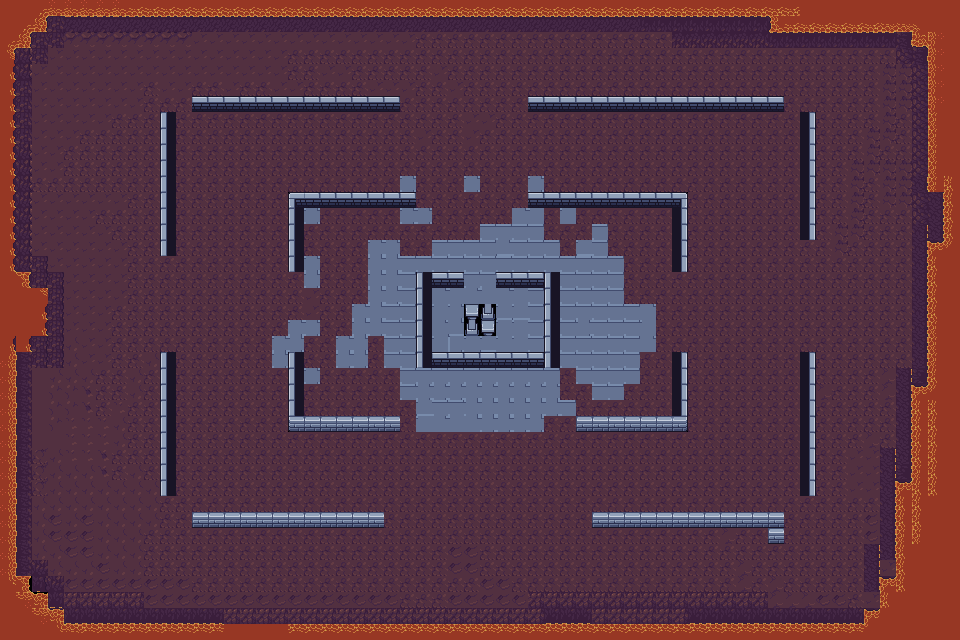

This game map was drawn from its Tiled (.tmx) file and the tilesets committed beside it. A one-line description and the trimmed map source follow:
An orthogonal 60x40 tile map with 16x16 px tiles, 1 tile layer (Tile Layer 1), 11 tilesets and 82 objects (36x wall, 9x guard_start, 9x guard_end, 7x item_coin, 7x item_beer, ...).

<map version="1.10" tiledversion="1.12.1" orientation="orthogonal" renderorder="right-down" width="60" height="40" tilewidth="16" tileheight="16" infinite="0" nextlayerid="7" nextobjectid="1034">
 <tileset firstgid="1" name="Set 1.0" tilewidth="16" tileheight="16" tilecount="48" columns="12">
  <image source="tilesetAD/map1/Dungeon Gathering Free Version/Set 1.0.png" width="192" height="64" />
 </tileset>
 <tileset firstgid="49" name="Set 1.2" tilewidth="16" tileheight="16" tilecount="96" columns="16">
  <image source="tilesetAD/map1/Dungeon Gathering Free Version/Set 1.2.png" width="256" height="96" />
 </tileset>
 <tileset firstgid="145" name="Structure" tilewidth="16" tileheight="16" tilecount="2" columns="1">
  <image source="tilesetAD/map1/Dungeon Gathering Free Version/Structure.png" width="16" height="32" />
 </tileset>
 <tileset firstgid="147" name="lava1" tilewidth="16" tileheight="16" tilecount="28" columns="7">
  <image source="tilesetAD/Top Down Lava Tileset 16x16 Free/Top Down Lava Tileset 16x16 Free/FREE TILESET FILES/Environment ( With Animations )/Burning Lava/burninglava1.png" width="112" height="64" />
 </tileset>
 <tileset firstgid="175" name="lavaonland1" tilewidth="16" tileheight="16" tilecount="70" columns="7">
  <image source="tilesetAD/Top Down Lava Tileset 16x16 Free/Top Down Lava Tileset 16x16 Free/FREE TILESET FILES/Environment ( With Animations )/Land on Lava Tile/lavaonland1.png" width="112" height="160" />
 </tileset>
 <tileset firstgid="245" name="burninglava1 - Copy (2)" tilewidth="16" tileheight="16" tilecount="28" columns="4">
  <image source="tilesetAD/Top Down Lava Tileset 16x16 Free/Top Down Lava Tileset 16x16 Free/FREE TILESET FILES/Environment ( With Animations )/Burning Lava/burninglava1 - Copy (2).png" width="64" height="112" />
 </tileset>
 <tileset firstgid="273" name="burninglava1 - Copy (3)" tilewidth="16" tileheight="16" tilecount="28" columns="7">
  <image source="tilesetAD/Top Down Lava Tileset 16x16 Free/Top Down Lava Tileset 16x16 Free/FREE TILESET FILES/Environment ( With Animations )/Burning Lava/burninglava1 - Copy (3).png" width="112" height="64" />
 </tileset>
 <tileset firstgid="301" name="burninglava1 - Copy" tilewidth="16" tileheight="16" tilecount="28" columns="4">
  <image source="tilesetAD/Top Down Lava Tileset 16x16 Free/Top Down Lava Tileset 16x16 Free/FREE TILESET FILES/Environment ( With Animations )/Burning Lava/burninglava1 - Copy.png" width="64" height="112" />
 </tileset>
 <tileset firstgid="329" name="lavaonland1 - Copy" tilewidth="16" tileheight="16" tilecount="70" columns="7">
  <image source="tilesetAD/Top Down Lava Tileset 16x16 Free/Top Down Lava Tileset 16x16 Free/FREE TILESET FILES/Environment ( With Animations )/Land on Lava Tile/lavaonland1 - Copy.png" width="112" height="160" />
 </tileset>
 <tileset firstgid="399" name="lavaonland1 - Copy (2)" tilewidth="16" tileheight="16" tilecount="70" columns="10">
  <image source="tilesetAD/Top Down Lava Tileset 16x16 Free/Top Down Lava Tileset 16x16 Free/FREE TILESET FILES/Environment ( With Animations )/Land on Lava Tile/lavaonland1 - Copy (2).png" width="160" height="112" />
 </tileset>
 <tileset firstgid="469" name="lavaonland1 - Copy (3)" tilewidth="16" tileheight="16" tilecount="70" columns="10">
  <image source="tilesetAD/Top Down Lava Tileset 16x16 Free/Top Down Lava Tileset 16x16 Free/FREE TILESET FILES/Environment ( With Animations )/Land on Lava Tile/lavaonland1 - Copy (3).png" width="160" height="112" />
 </tileset>
 <layer id="1" name="Tile Layer 1" width="60" height="40">
  <data>[2400 cells, 2400 non-empty, 82 distinct tile ids]</data>
 </layer>
 <objectgroup id="2" name="collisions" visible="0">
  <object id="1" name="wall" x="0" y="0" width="960" height="16" />
  <object id="2" name="wall" x="0" y="624" width="960" height="16" />
  <object id="3" name="wall" x="0" y="0" width="16" height="640" />
  <object id="4" name="wall" x="944" y="0" width="16" height="640" />
  <object id="5" name="wall" x="197" y="101" width="198" height="6" />
  <object id="6" name="wall" x="549" y="101" width="230" height="6" />
  <object id="7" name="wall" x="197" y="517" width="182" height="6" />
  <object id="8" name="wall" x="597" y="517" width="182" height="6" />
  <object id="9" name="wall" x="165" y="125" width="6" height="118" />
  <object id="10" name="wall" x="165" y="357" width="6" height="134" />
  <object id="11" name="wall" x="805" y="125" width="6" height="118" />
  <object id="12" name="wall" x="805" y="357" width="6" height="134" />
  <object id="13" name="wall" x="317" y="197" width="86" height="6" />
  <object id="14" name="wall" x="533" y="197" width="118" height="6" />
  <object id="15" name="wall" x="317" y="421" width="70" height="6" />
  <object id="16" name="wall" x="589" y="421" width="70" height="6" />
  <object id="17" name="wall" x="293" y="213" width="6" height="54" />
  <object id="18" name="wall" x="293" y="357" width="6" height="54" />
  <object id="19" name="wall" x="677" y="213" width="6" height="54" />
  <object id="20" name="wall" x="677" y="357" width="6" height="54" />
  <object id="21" name="wall" x="421" y="277" width="38" height="6" />
  <object id="22" name="wall" x="501" y="277" width="54" height="6" />
  <object id="23" name="wall" x="445" y="357" width="86" height="6" />
  <object id="24" name="wall" x="421" y="293" width="6" height="54" />
  <object id="25" name="wall" x="549" y="293" width="6" height="54" />
  <object id="26" name="wall" x="125" y="293" width="70" height="6" />
  <object id="27" name="wall" x="765" y="293" width="70" height="6" />
  <object id="1000" x="295" y="197" width="3" height="67" />
  <object id="1001" name="wall" x="288.667" y="193.333" width="15" height="79" />
  <object id="1002" name="wall" x="289" y="192" width="127.333" height="13.6667" />
  <object id="1003" name="wall" x="288.333" y="352" width="16" height="79" />
  <object id="1004" name="wall" x="289" y="417.667" width="111" height="12.6667" />
  <object id="1005" name="wall" x="577.333" y="417.333" width="110.333" height="14" />
  <object id="1006" name="wall" x="672.667" y="352.333" width="14.6667" height="79" />
  <object id="1008" name="wall" x="673" y="193.667" width="14" height="78" />
  <object id="1009" name="wall" x="526.333" y="192" width="161" height="16" />
  <object id="1010" x="677.333" y="776" />
  <object id="1011" name="wall" x="157" y="98" width="16" height="159" />
 </objectgroup>
 <objectgroup id="5" name="entities">
  <object id="30" name="player_spawn" x="85" y="542" width="14" height="16" />
  <object id="31" name="server" x="465" y="305" width="30" height="32" />
  <object id="32" name="server_door" x="464" y="272" width="32" height="8" />
  <object id="33" name="key" x="228" y="148" width="10" height="12" />
  <object id="34" name="item_water" x="354" y="450" width="12" height="12" />
  <object id="35" name="item_meat" x="641" y="449" width="14" height="13" />
  <object id="1012" x="364" y="460" />
  <object id="1013" x="717.333" y="92" width="25.3333" height="20" />
  <object id="1016" name="vending_machine" x="22" y="353" width="54" height="48" />
  <object id="1017" name="item_coin" x="89" y="100" width="18" height="27" />
  <object id="1018" name="item_coin" x="94" y="234" width="15" height="20" />
  <object id="1019" name="item_coin" x="230" y="370" width="19" height="29" />
  <object id="1020" name="item_beer" x="90" y="436" width="23" height="21" />
  <object id="1021" name="item_beer" x="260" y="546" width="18" height="19" />
  <object id="1022" name="item_meat" x="486" y="498" width="26" height="31" />
  <object id="1023" name="item_meat" x="463" y="66" width="26" height="25" />
  <object id="1024" name="item_coin" x="336" y="249" width="22" height="21" />
  </objectgroup>
 <objectgroup id="6" name="enemies" visible="0">
  <!-- 18 objects omitted --></objectgroup>
</map>
<!-- 27 of 82 objects omitted -->
